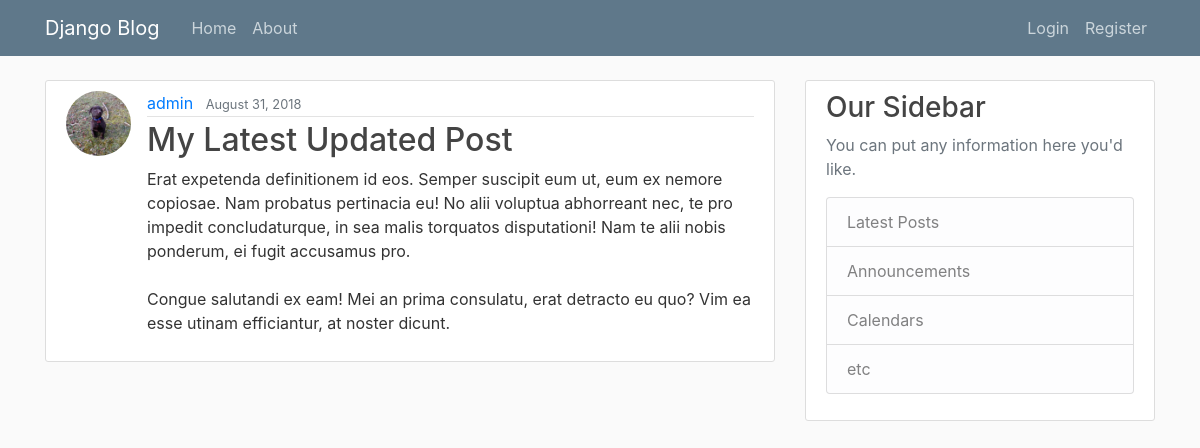
/post/30/, run on an earlier commit of the app's database.
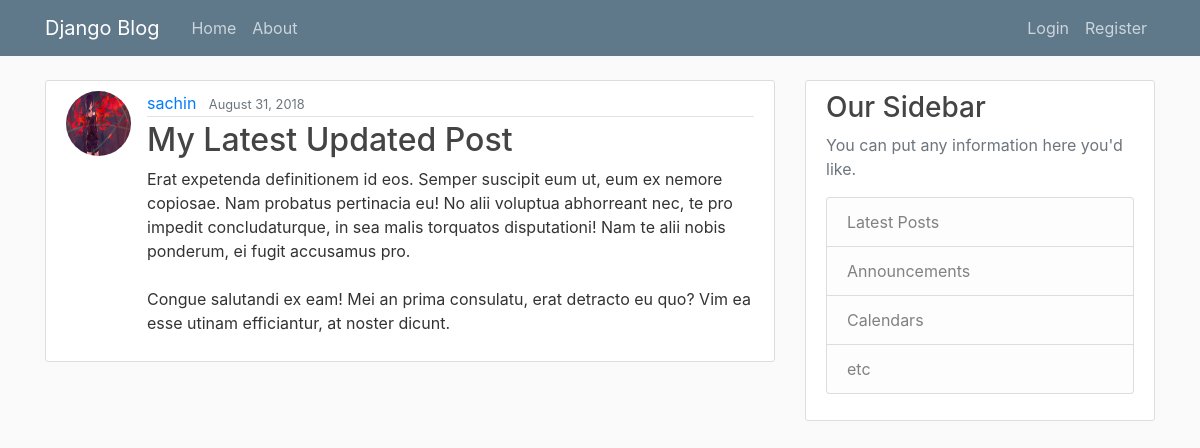
And on a later commit of the database.
### blog/models.py (models this page shows, shortened)
class Post(models.Model):
    title = models.CharField(max_length=100)
    content = models.TextField()
    date_posted = models.DateTimeField(default=timezone.now)
    author = models.ForeignKey(User, on_delete=models.CASCADE)

### users/models.py (models this page shows, shortened)
class Profile(models.Model):
    user = models.OneToOneField(User, on_delete=models.CASCADE)
    image = models.ImageField(default='default.jpg', upload_to='profile_pics')

### blog/views.py (the view)
# urls.py: path('post/<int:pk>/', PostDetailView.as_view(), name='post-detail'),
class PostDetailView(DetailView):
    model = Post

### blog/templates/blog/post_detail.html (shortened to what this page needs)
{% extends "blog/base.html" %}
{% block content %}
  <article class="media content-section">
    <img class="rounded-circle article-img" src="{{ object.author.profile.image.url }}">
    <div class="media-body">
      <div class="article-metadata">
        <a class="mr-2" href="{% url 'user-posts' object.author.username %}">{{ object.author }}</a>
        <small class="text-muted">{{ object.date_posted|date:"F d, Y" }}</small>
      </div>
      <h2 class="article-title">{{ object.title }}</h2>
      <p class="article-content">{{ object.content }}</p>
    </div>
  </article>
{% endblock content %}

What changed in the data, as far as the page shows it:
changed through a linked row, Post "My Latest Updated Post": author.profile.image: a different picture; author "admin" → "sachin"
